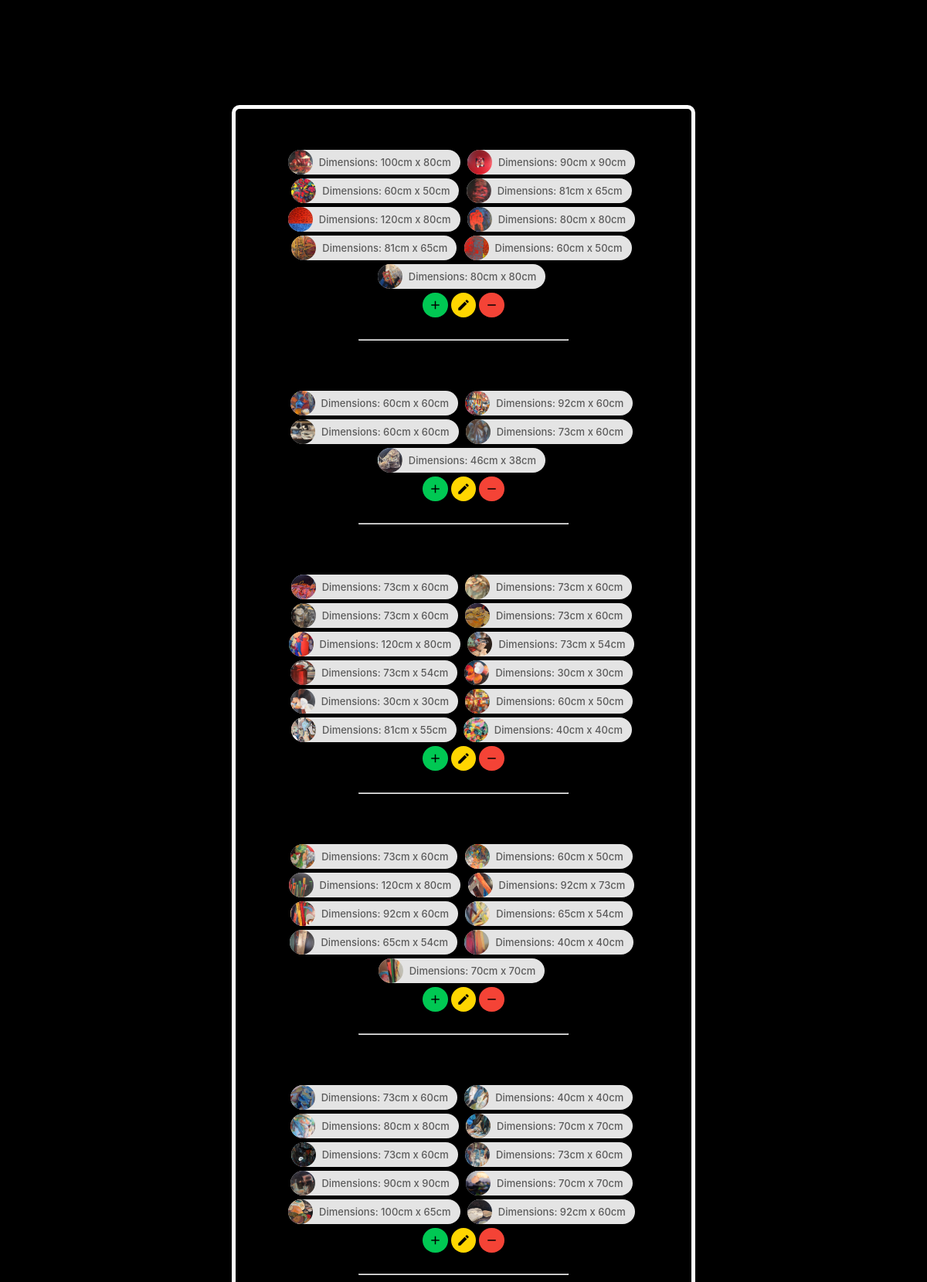
The app's page /admin.php (upper part) with its own data.
### tables this page shows
CREATE TABLE IF NOT EXISTS `gallery_paintin` (
  `paintin_id` int(11) NOT NULL AUTO_INCREMENT,
  `paintin_files` varchar(100) NOT NULL,
  `category_id` int(11) NOT NULL,
  `dimension_id` int(11) NOT NULL,
  PRIMARY KEY (`paintin_id`),
  KEY `gallery_paintin_gallery_category_FK` (`category_id`),
  KEY `gallery_paintin_gallery_dimension0_FK` (`dimension_id`)
);

CREATE TABLE IF NOT EXISTS `gallery_dimension` (
  `dimension_id` int(11) NOT NULL AUTO_INCREMENT,
  `dimension_dimensions` varchar(100) NOT NULL,
  PRIMARY KEY (`dimension_id`)
);

### admin.php (the view, shortened to what this page needs)
<?php
$user = 'root';
$password = '';
$pdo_options[PDO::ATTR_ERRMODE] = PDO::ERRMODE_EXCEPTION;
$bdd = new PDO('mysql:host=localhost;dbname=gallery;charset=utf8', $user, $password, $pdo_options);
?>
<!DOCTYPE html>
<html lang="fr" class="">
<head>
    <link rel="stylesheet" href="https://cdnjs.cloudflare.com/ajax/libs/materialize/1.0.0/css/materialize.min.css" />
    <link rel="stylesheet" href="https://use.fontawesome.com/releases/v5.3.1/css/all.css" />
    <link rel="stylesheet" href="assets/css/style.css" />
</head>
<body class="black">
    <div class="row" id="adminRow">
        <div class="col l12 m12 s12">
            <h1 class="center-align" id="adminTitle">Espace Admin</h1>
            <div class="row">
                <div class="col l6 offset-l3 m6 offset-m3 s12 center-align" id="paintinVisual">
                    <?php
                    try {
                        $reponse = $bdd->query('SELECT `category_categories`
                                            FROM `gallery_category`
                                            WHERE `gallery_category`.`category_id` = 1');
                        while ($donnees = $reponse->fetch()) { ?>
                            <p class="center-align adminCategories"><?= $donnees['category_categories'] ?></p>
                    <?php
                        }
                    } catch (Exception $e) {
                        die('Erreur : ' . $e->getMessage());
                    }
                    ?>
                    <?php
                    try {
                        $reponse = $bdd->query('SELECT `paintin_files`,`dimension_dimensions`
                                                FROM `gallery_paintin`
                                                INNER JOIN gallery_category
                                                ON `gallery_category`.`category_id` = `gallery_paintin`.category_id
                                                INNER JOIN gallery_dimension
                                                ON `gallery_paintin`.`dimension_id` = `gallery_dimension`.`dimension_id`
                                                WHERE `gallery_category`.`category_id` = 1');
                        while ($donnees = $reponse->fetch()) { ?>
                            <div class="chip">
                                <img src="<?= $donnees['paintin_files'] ?>" alt="Un tableau" />
                                Dimensions: <?= $donnees['dimension_dimensions'] ?>
                            </div>
                    <?php
                        }
                    } catch (Exception $e) {
                        die('Erreur : ' . $e->getMessage());
                    }
                    ?>
                    <div class="row">
                        <div class="col l6 offset-l3 col m6 offset-m3 col s6 offset-s3">
                            <a class="btn-floating btn-small waves-effect waves-light green accent-4 btn modal-trigger" href="#addBtnModal">
                                <i class="material-icons black-text">add</i>
                            </a>
                            <a class="btn-floating btn-small waves-effect waves-light yellow accent-4 btn modal-trigger" href="#mofidyBtnModal">
                                <i class="material-icons black-text">edit</i>
                            </a>
                            <a class="btn-floating btn-small waves-effect waves-light red btn modal-trigger" href="#deleteBtnModal">
                                <i class="material-icons black-text">remove</i>
                            </a>
                        </div>
                    </div>
                    <div class="row">
                        <div class="col l6 offset-l3">
                            <hr class="adminHr" />
                        </div>
                    </div>
                    <?php
                    try {
                        $reponse = $bdd->query('SELECT `category_categories`
                                            FROM `gallery_category`
                                            WHERE `gallery_category`.`category_id` = 2');
                        while ($donnees = $reponse->fetch()) { ?>
                            <p class="center-align adminCategories"><?= $donnees['category_categories'] ?></p>
                    <?php
                        }
                    } catch (Exception $e) {
                        die('Erreur : ' . $e->getMessage());
                    }
                    ?>
                    <?php
                    try {
                        $reponse = $bdd->query('SELECT `paintin_files`,`dimension_dimensions`
                                                FROM `gallery_paintin`
                                                INNER JOIN gallery_category
                                                ON `gallery_category`.`category_id` = `gallery_paintin`.category_id
                                                INNER JOIN gallery_dimension
                                                ON `gallery_paintin`.`dimension_id` = `gallery_dimension`.`dimension_id`
                                                WHERE `gallery_category`.`category_id` = 2');
                        while ($donnees = $reponse->fetch()) { ?>
                            <div class="chip">
                                <img src="<?= $donnees['paintin_files'] ?>" alt="Un tableau" />
                                Dimensions: <?= $donnees['dimension_dimensions'] ?>
                            </div>
                    <?php
                        }
                    } catch (Exception $e) {
                        die('Erreur : ' . $e->getMessage());
                    }
                    ?>
                    <div class="row">
                        <div class="col l6 offset-l3 col m6 offset-m3 col s6 offset-s3">
                            <a class="btn-floating btn-small waves-effect waves-light green accent-4">
                                <i class="material-icons black-text">add</i>
                            </a>
                            <a class="btn-floating btn-small waves-effect waves-light yellow accent-4">
                                <i class="material-icons black-text">create</i>
                            </a>
                            <a class="btn-floating btn-small waves-effect waves-light red">
                                <i class="material-icons black-text">remove</i>
                            </a>
                        </div>
                    </div>
                    <div class="row">
                        <div class="col l6 offset-l3">
                            <hr class="adminHr" />
                        </div>
                    </div>
                    <?php
                    try {
                        $reponse = $bdd->query('SELECT `category_categories`
                                            FROM `gallery_category`
                                            WHERE `gallery_category`.`category_id` = 3');
                        while ($donnees = $reponse->fetch()) { ?>
                            <p class="center-align adminCategories"><?= $donnees['category_categories'] ?></p>
                    <?php
                        }
                    } catch (Exception $e) {
                        die('Erreur : ' . $e->getMessage());
                    }
                    ?>
                    <?php
                    try {
                        $reponse = $bdd->query('SELECT `paintin_files`,`dimension_dimensions`
                                                FROM `gallery_paintin`
                                                INNER JOIN gallery_category
                                                ON `gallery_category`.`category_id` = `gallery_paintin`.category_id
                                                INNER JOIN gallery_dimension
                                                ON `gallery_paintin`.`dimension_id` = `gallery_dimension`.`dimension_id`
                                                WHERE `gallery_category`.`category_id` = 3');
                        while ($donnees = $reponse->fetch()) { ?>
                            <div class="chip">
                                <img src="<?= $donnees['paintin_files'] ?>" alt="Un tableau" />
                                Dimensions: <?= $donnees['dimension_dimensions'] ?>
                            </div>
                    <?php
                        }
                    } catch (Exception $e) {
                        die('Erreur : ' . $e->getMessage());
                    }
                    ?>
                    <div class="row">
                        <div class="col l6 offset-l3 col m6 offset-m3 col s6 offset-s3">
                            <a class="btn-floating btn-small waves-effect waves-light green accent-4">
                                <i class="material-icons black-text">add</i>
                            </a>
                            <a class="btn-floating btn-small waves-effect waves-light yellow accent-4">
                                <i class="material-icons black-text">create</i>
                            </a>
                            <a class="btn-floating btn-small waves-effect waves-light red">
                                <i class="material-icons black-text">remove</i>
                            </a>
                        </div>
                    </div>
                    <div class="row">
                        <div class="col l6 offset-l3">
                            <hr class="adminHr" />
                        </div>
                    </div>
                    <?php
                    try {
                        $reponse = $bdd->query('SELECT `category_categories`
                                            FROM `gallery_category`
                                            WHERE `gallery_category`.`category_id` = 4');
                        while ($donnees = $reponse->fetch()) { ?>
                            <p class="center-align adminCategories"><?= $donnees['category_categories'] ?></p>
                    <?php
                        }
                    } catch (Exception $e) {
                        die('Erreur : ' . $e->getMessage());
                    }
                    ?>
                    <?php
                    try {
                        $reponse = $bdd->query('SELECT `paintin_files`,`dimension_dimensions`
                                                FROM `gallery_paintin`
                                                INNER JOIN gallery_category
                                                ON `gallery_category`.`category_id` = `gallery_paintin`.category_id
                                                INNER JOIN gallery_dimension
                                                ON `gallery_paintin`.`dimension_id` = `gallery_dimension`.`dimension_id`
                                                WHERE `gallery_category`.`category_id` = 4');
                        while ($donnees = $reponse->fetch()) { ?>
                            <div class="chip">
                                <img src="<?= $donnees['paintin_files'] ?>" alt="Un tableau" />
                                Dimensions: <?= $donnees['dimension_dimensions'] ?>
                            </div>
                    <?php
                        }
                    } catch (Exception $e) {
                        die('Erreur : ' . $e->getMessage());
                    }
                    ?>
                    <div class="row">
                        <div class="col l6 offset-l3 col m6 offset-m3 col s6 offset-s3">
                            <a class="btn-floating btn-small waves-effect waves-light green accent-4">
                                <i class="material-icons black-text">add</i>
                            </a>
                            <a class="btn-floating btn-small waves-effect waves-light yellow accent-4">
                                <i class="material-icons black-text">create</i>
                            </a>
                            <a class="btn-floating btn-small waves-effect waves-light red">
                                <i class="material-icons black-text">remove</i>
                            </a>
                        </div>
                    </div>
                    <div class="row">
                        <div class="col l6 offset-l3">
                            <hr class="adminHr" />
                        </div>
                    </div>
                    <?php
                    try {
                        $reponse = $bdd->query('SELECT `category_categories`
                                            FROM `gallery_category`
                                            WHERE `gallery_category`.`category_id` = 5');
                        while ($donnees = $reponse->fetch()) { ?>
                            <p class="center-align adminCategories"><?= $donnees['category_categories'] ?></p>
                    <?php
                        }
                    } catch (Exception $e) {
                        die('Erreur : ' . $e->getMessage());
                    }
                    ?>
                    <?php
                    try {
                        $reponse = $bdd->query('SELECT `paintin_files`,`dimension_dimensions`
                                                FROM `gallery_paintin`
                                                INNER JOIN gallery_category
                                                ON `gallery_category`.`category_id` = `gallery_paintin`.category_id
                                                INNER JOIN gallery_dimension
                                                ON `gallery_paintin`.`dimension_id` = `gallery_dimension`.`dimension_id`
                                                WHERE `gallery_category`.`category_id` = 5');
                        while ($donnees = $reponse->fetch()) { ?>
                            <div class="chip">
                                <img src="<?= $donnees['paintin_files'] ?>" alt="Un tableau" />
                                Dimensions: <?= $donnees['dimension_dimensions'] ?>
                            </div>
                    <?php
                        }
                    } catch (Exception $e) {
                        die('Erreur : ' . $e->getMessage());
                    }
                    ?>
                    <div class="row">
                        <div class="col l6 offset-l3 col m6 offset-m3 col s6 offset-s3">
                            <a class="btn-floating btn-small waves-effect waves-light green accent-4">
                                <i class="material-icons black-text">add</i>
                            </a>
                            <a class="btn-floating btn-small waves-effect waves-light yellow accent-4">
                                <i class="material-icons black-text">create</i>
                            </a>
                            <a class="btn-floating btn-small waves-effect waves-light red">
                                <i class="material-icons black-text">remove</i>
                            </a>
                        </div>
                    </div>
                    <div class="row">
                        <div class="col l6 offset-l3">
                            <hr class="adminHr" />
                        </div>
                    </div>
                </div>
            </div>
        </div>
    </div>
</body>
</html>

### assets/css/style.css (style rules this page uses)
#paintinVisual { border: 5px solid white; border-radius: 10px; }

### records on screen
gallery_paintin: paintin_files (picture), dimension.dimension_dimensions "100cm x 80cm"
gallery_paintin: paintin_files (picture), dimension.dimension_dimensions "90cm x 90cm"
gallery_paintin: paintin_files (picture), dimension.dimension_dimensions "60cm x 50cm"
gallery_paintin: paintin_files (picture), dimension.dimension_dimensions "81cm x 65cm"
gallery_paintin: paintin_files (picture), dimension.dimension_dimensions "120cm x 80cm"
gallery_paintin: paintin_files (picture), dimension.dimension_dimensions "80cm x 80cm"
gallery_paintin: paintin_files (picture), dimension.dimension_dimensions "81cm x 65cm"
gallery_paintin: paintin_files (picture), dimension.dimension_dimensions "60cm x 50cm"
gallery_paintin: paintin_files (picture), dimension.dimension_dimensions "80cm x 80cm"
gallery_paintin: paintin_files (picture), dimension.dimension_dimensions "60cm x 60cm"
gallery_paintin: paintin_files (picture), dimension.dimension_dimensions "92cm x 60cm"
gallery_paintin: paintin_files (picture), dimension.dimension_dimensions "60cm x 60cm"
gallery_paintin: paintin_files (picture), dimension.dimension_dimensions "73cm x 60cm"
gallery_paintin: paintin_files (picture), dimension.dimension_dimensions "46cm x 38cm"
gallery_paintin: paintin_files (picture), dimension.dimension_dimensions "73cm x 60cm"
gallery_paintin: paintin_files (picture), dimension.dimension_dimensions "73cm x 60cm"
gallery_paintin: paintin_files (picture), dimension.dimension_dimensions "73cm x 60cm"
gallery_paintin: paintin_files (picture), dimension.dimension_dimensions "73cm x 60cm"
gallery_paintin: paintin_files (picture), dimension.dimension_dimensions "120cm x 80cm"
gallery_paintin: paintin_files (picture), dimension.dimension_dimensions "73cm x 54cm"
gallery_paintin: paintin_files (picture), dimension.dimension_dimensions "73cm x 54cm"
gallery_paintin: paintin_files (picture), dimension.dimension_dimensions "30cm x 30cm"
gallery_paintin: paintin_files (picture), dimension.dimension_dimensions "30cm x 30cm"
gallery_paintin: paintin_files (picture), dimension.dimension_dimensions "60cm x 50cm"
gallery_paintin: paintin_files (picture), dimension.dimension_dimensions "81cm x 55cm"
gallery_paintin: paintin_files (picture), dimension.dimension_dimensions "40cm x 40cm"
gallery_paintin: paintin_files (picture), dimension.dimension_dimensions "73cm x 60cm"
gallery_paintin: paintin_files (picture), dimension.dimension_dimensions "60cm x 50cm"
gallery_paintin: paintin_files (picture), dimension.dimension_dimensions "120cm x 80cm"
gallery_paintin: paintin_files (picture), dimension.dimension_dimensions "92cm x 73cm"
gallery_paintin: paintin_files (picture), dimension.dimension_dimensions "92cm x 60cm"
gallery_paintin: paintin_files (picture), dimension.dimension_dimensions "65cm x 54cm"
gallery_paintin: paintin_files (picture), dimension.dimension_dimensions "65cm x 54cm"
gallery_paintin: paintin_files (picture), dimension.dimension_dimensions "40cm x 40cm"
gallery_paintin: paintin_files (picture), dimension.dimension_dimensions "70cm x 70cm"
gallery_paintin: paintin_files (picture), dimension.dimension_dimensions "73cm x 60cm"
gallery_paintin: paintin_files (picture), dimension.dimension_dimensions "40cm x 40cm"
gallery_paintin: paintin_files (picture), dimension.dimension_dimensions "80cm x 80cm"
gallery_paintin: paintin_files (picture), dimension.dimension_dimensions "70cm x 70cm"
gallery_paintin: paintin_files (picture), dimension.dimension_dimensions "73cm x 60cm"
gallery_paintin: paintin_files (picture), dimension.dimension_dimensions "73cm x 60cm"
gallery_paintin: paintin_files (picture), dimension.dimension_dimensions "90cm x 90cm"
gallery_paintin: paintin_files (picture), dimension.dimension_dimensions "70cm x 70cm"
gallery_paintin: paintin_files (picture), dimension.dimension_dimensions "100cm x 65cm"
gallery_paintin: paintin_files (picture), dimension.dimension_dimensions "92cm x 60cm"
